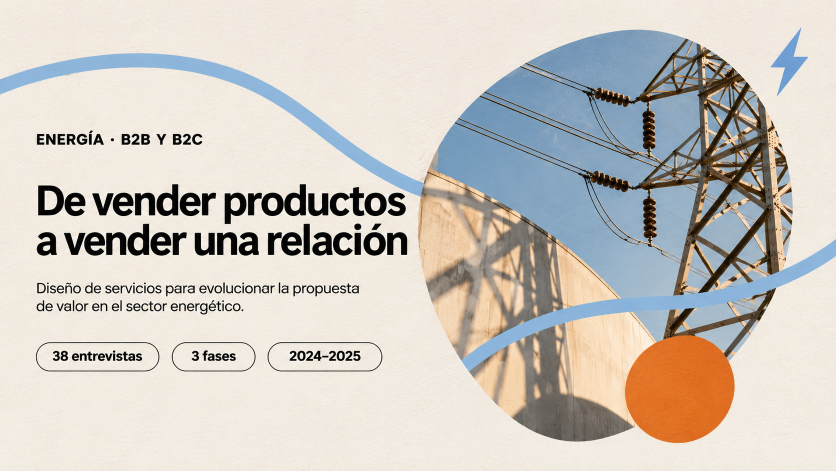
#> input picture _fuente/imagenes/caso-energia.png, 1672 x 941 px (shown at 1/2 size); its folder holds 4 pictures in this run
$ python imagenes.py
#> lines starting #> are read from the running program, lines starting #| are printed output that depends on the picture
# Recorta la foto de cada imagen original (_fuente/imagenes/), sin el texto ni los adornos que traían.
# Uso: python3 _fuente/imagenes.py  → genera img/<caso>.jpg (800×800; la web los recorta en círculo).
import os
from PIL import Image, ImageOps, ImageEnhance
D = os.path.dirname(os.path.abspath(__file__)); OUT = os.path.join(os.path.dirname(D), "img")
# caso: (centro x, centro y, radio) del recorte sobre la imagen original (las de ChatGPT miden 1672×941; la de la ONG, 1200×799)
CROPS = {"caso-energia": (1225, 350, 260), "caso-ia": (1140, 610, 270), "caso-farma": (1200, 560, 300),
         "caso-ong": (600, 440, 345), "caso-diabetes": (1250, 400, 300)}
os.makedirs(OUT, exist_ok=True)
for slug, (cx, cy, r) in CROPS.items():
    im = Image.open(os.path.join(D, "imagenes", slug + ".png")).convert("RGB").crop((cx-r, cy-r, cx+r, cy+r)).resize((800, 800), Image.LANCZOS)
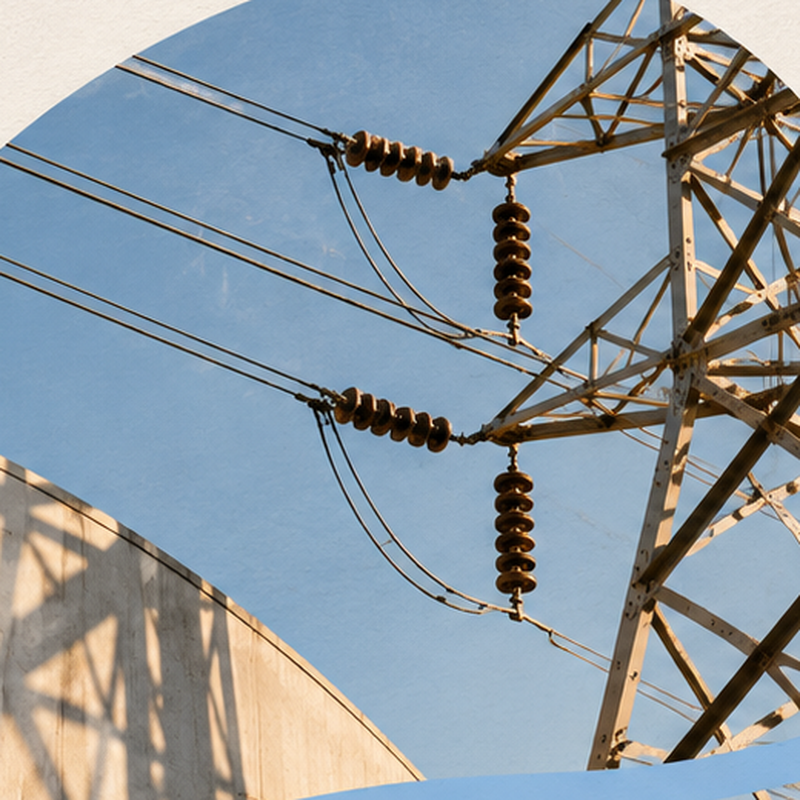
#> im: PIL image 800x800 RGB; mean R, G, B 139.4, 151.7, 160.8
    # En color (decisión de Gema, 17 nov 2026), con la saturación algo contenida para que las cinco convivan
    ImageEnhance.Color(im).enhance(0.88).save(os.path.join(OUT, slug + ".jpg"), quality=82, optimize=True, progressive=True)
#> pass 2 of the loop `for slug, (cx, cy, r) in CROPS.items():`:
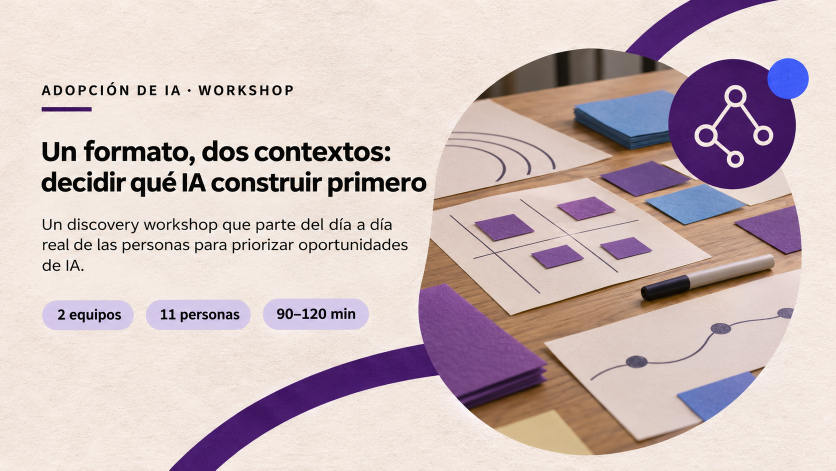
#> input picture _fuente/imagenes/caso-ia.png, 1672 x 941 px (shown at 1/2 size)
#> `im = Image.open(os.path.join(D, "imagenes", slug + ".png")).convert("R..`:
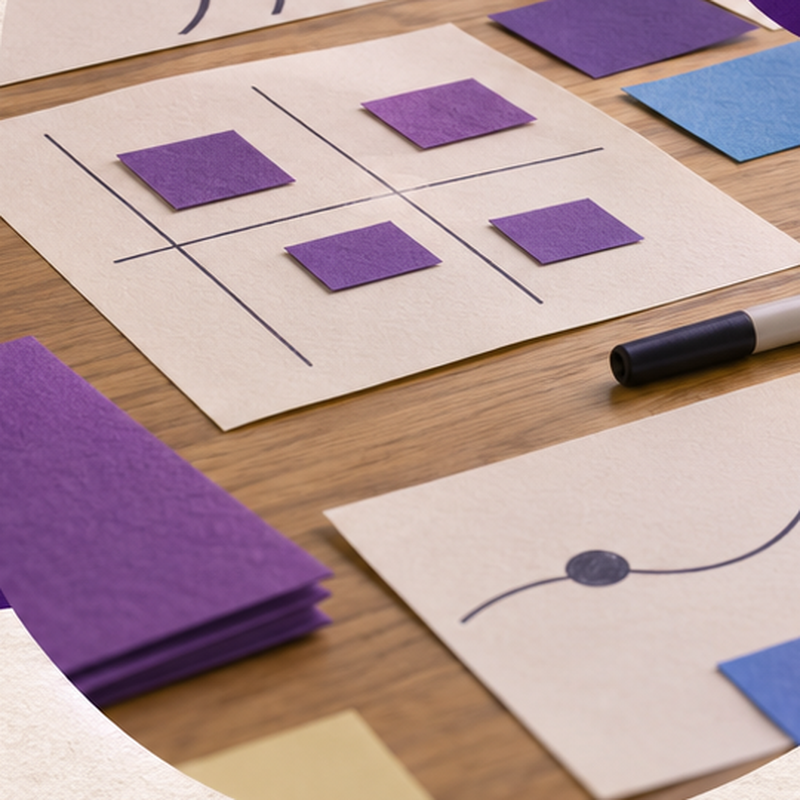
#> im: PIL image 800x800 RGB; mean R, G, B 181.3, 154.8, 154.9
#> pass 3 of the loop `for slug, (cx, cy, r) in CROPS.items():`:
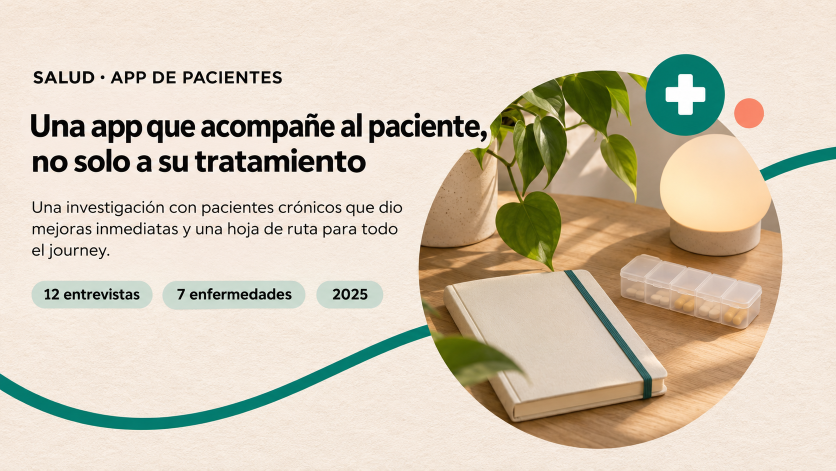
#> input picture _fuente/imagenes/caso-farma.png, 1672 x 941 px (shown at 1/2 size)
#> `im = Image.open(os.path.join(D, "imagenes", slug + ".png")).convert("R..`:
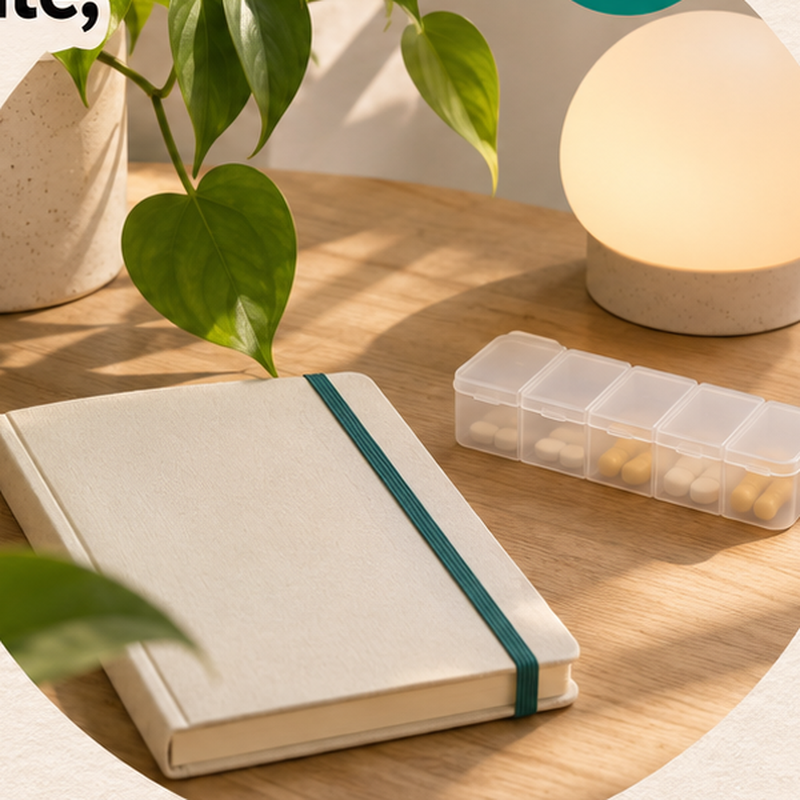
#> im: PIL image 800x800 RGB; mean R, G, B 185.5, 159.8, 122.6
#> (the run stopped early here; a loop or call above may not have finished)
